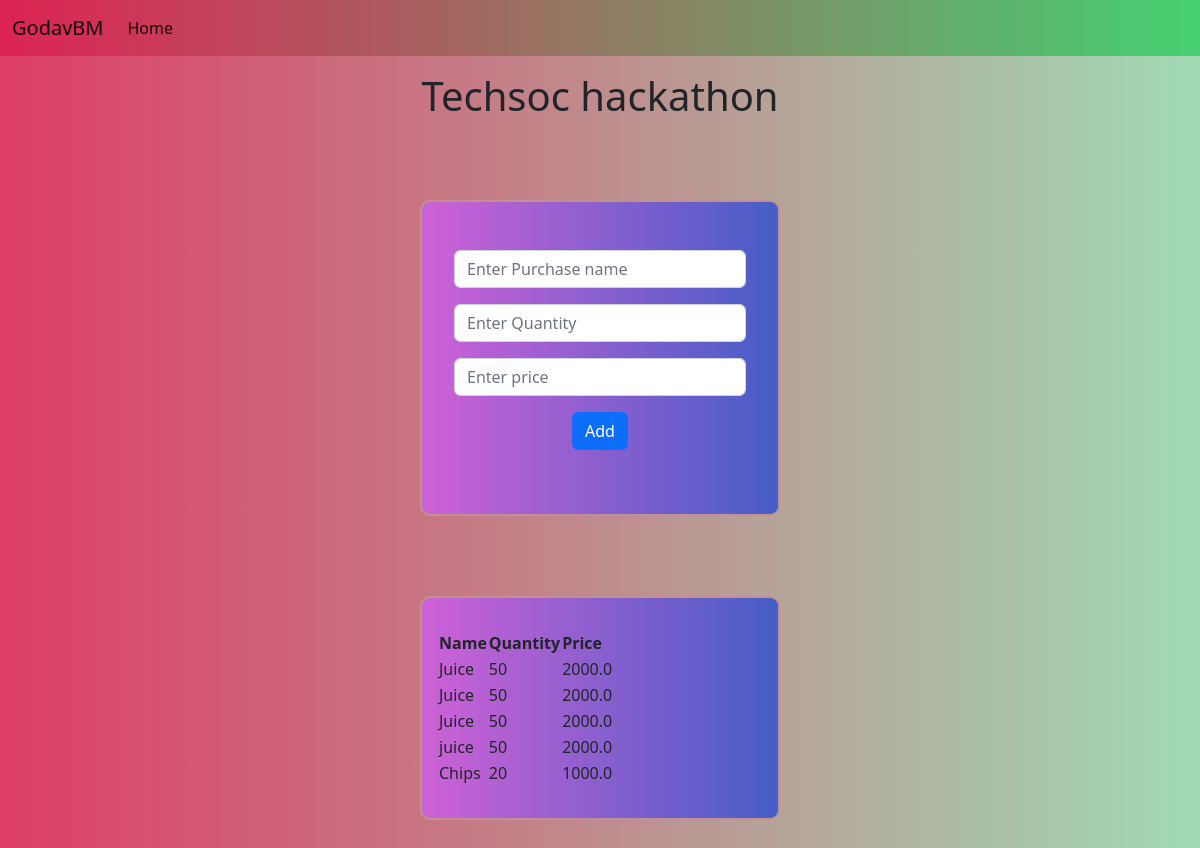
The app's page /project_detail/3/ with its own data.
### project_budget/models.py (models this page shows)
class ProjectModel(models.Model):
    title = models.CharField(max_length=50)
    allocated = models.FloatField()
    purchases = models.ManyToManyField(PurchaseModel)
    used_budget = models.FloatField(null = True, default=0)

class PurchaseModel(models.Model):
    name = models.CharField(max_length=50)
    quantity = models.IntegerField()
    price = models.FloatField(default=0)

### project_budget/views.py (the view, shortened to what this page needs)
# urls.py: path('project_detail/<project_id>/', project_detail_view, name = 'project_detail' )
def project_detail_view(request, project_id):
    project = ProjectModel.objects.get(pk = project_id)
    purchases = project.purchases
    return render(request, 'project_detail.html', context = {
        'project':project,
        'purchases':purchases,
    })

### templates/project_detail.html (shortened to what this page needs)
{%extends 'base.html'%}
{%block content%}
<h1 class="text-center mt-3">
    {{project.title}}
</h1>
<form method="POST">
    <div class="card text-center">
        <div class="card-body">
            <div class="mb-3">
                <input name="name" placeholder="Enter Purchase name" type="text" class="form-control" />
            </div>
            <div class="mb-3">
                <input name="quantity" placeholder="Enter Quantity" type="number" class="form-control" />
            </div>
            <div class="mb-3">
                <input name="price" placeholder="Enter price" type="number" class="form-control" />
            </div>
            <button type="submit" class="btn btn-primary mb-3">Add</button>
        </div>
    </div>
</form>
<div class="card">
    <table>
        <thead>
            <th>Name</th>
            <th>Quantity</th>
            <th>Price</th>
        </thead>
        {%for purchase in purchases.all%}
        <tr>
            <td>{{purchase.name}}</td>
            <td>{{purchase.quantity}}</td>
            <td>{{purchase.price}}</td>
        </tr>
        {%endfor%}
    </table>
</div>
{%endblock content%}

### static/stylesheet.css (style rules this page uses)
body { background: rgb(221, 63, 104); background: linear-gradient(90deg, rgba(221, 63, 104, 1) 1%, rgba(161, 217, 179, 1) 99%); }
.card { background: rgb(205, 97, 214); background: linear-gradient(90deg, rgba(205, 97, 214, 1) 1%, rgba(71, 93, 199, 1) 99%); }
.card { box-sizing: border-box; margin: 5em auto; width: 30%; display: flex; flex-direction: row; justify-content: space-between; border: 2px solid rgb(193, 145, 145); border-radius: 10px; padding: 2em 1em; }

### records on screen
ProjectModel: title "Techsoc hackathon"
PurchaseModel: name "Juice", quantity "50", price "2000.0"
PurchaseModel: name "Juice", quantity "50", price "2000.0"
PurchaseModel: name "Juice", quantity "50", price "2000.0"
PurchaseModel: name "juice", quantity "50", price "2000.0"
PurchaseModel: name "Chips", quantity "20", price "1000.0"
